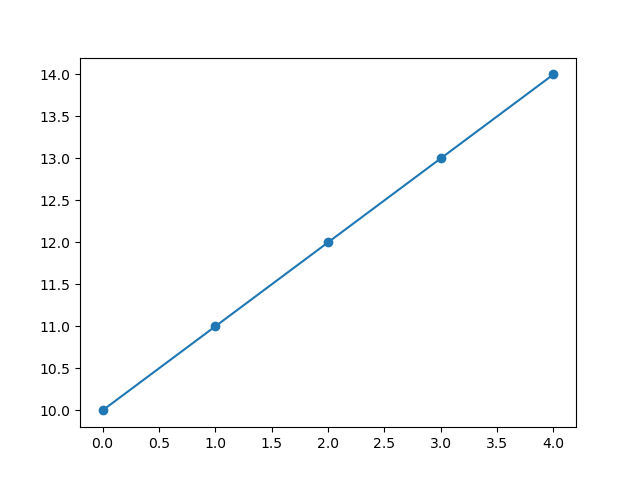

Source code (Python):
""" p5_7.py """

import matplotlib.pyplot as plt

pt_x = [0, 1, 2, 3, 4]
pt_y = [10, 11, 12, 13, 14]

fig, ax = plt.subplots()
ax.plot(pt_x, pt_y, marker='o')
# plt.show()
plt.savefig("p5_7.png")
